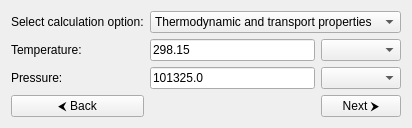
<?xml version="1.0" encoding="UTF-8"?>
<ui version="4.0">
    <class>CalculationInputPage</class>
        <widget class="QWidget" name="CalculationInputPage">
            <layout class="QGridLayout" name="gridLayout">
                <!-- Row 0 -->
                <item row="0" column="0">
                    <widget class="QLabel" name="calculationLabel">
                        <property name="text">
                            <string>Select calculation option:</string>
                        </property>
                    </widget>
                </item>
                <item row="0" column="1" colspan="2">
                    <widget class="QComboBox" name="chemistryComboBox">
                        <item>
                            <property name="text">
                                <string>Thermodynamic and transport properties</string>
                            </property>
                        </item>
                        <item>
                            <property name="text">
                                <string>Vacuum properties</string>
                            </property>
                        </item>
                        <item>
                            <property name="text">
                                <string>Chemical equilibrium</string>
                            </property>
                         </item>
                        <item>
                            <property name="text">
                                <string>Chemical equilibrium</string>
                            </property>
                        </item>
                    </widget>
                </item>

                <!-- Row 1 -->
                <item row="1" column="0">
                    <widget class="QLabel" name="temperatureLabel">
                        <property name="text">
                            <string>Temperature:</string>
                        </property>
                    </widget>
                </item>
                <item row="1" column="1">
                    <widget class="QLineEdit" name="temperatureEditLine">
                        <property name="text">
                            <string>298.15</string>
                        </property>
                    </widget>
                </item>
                <item row="1" column="2">
                    <widget class="QComboBox" name="temperatureComboBox">
                    </widget>
                </item>

                <!-- Row 2 -->
                <item row="2" column="0">
                    <widget class="QLabel" name="pressureLabel">
                        <property name="text">
                            <string>Pressure:</string>
                        </property>
                    </widget>
                </item>
                <item row="2" column="1">
                    <widget class="QLineEdit" name="pressureEditLine">
                        <property name="text">
                            <string>101325.0</string>
                        </property>
                    </widget>
                </item>
                <item row="2" column="2">
                    <widget class="QComboBox" name="pressureComboBox">
                    </widget>
                </item>


                <!-- Row 3 -->
                <item row="3" column="0">
                    <widget class="QPushButton" name="backButton">
                        <property name="text">
                            <string>&#x2B9C; Back</string>
                        </property>
                    </widget>
                </item>
                <item row="3" column="2">
                    <widget class="QPushButton" name="nextButton">
                        <property name="text">
                            <string>Next &#x2B9E;</string>
                        </property>
                    </widget>
                </item>
            </layout>
        </widget>
</ui>
